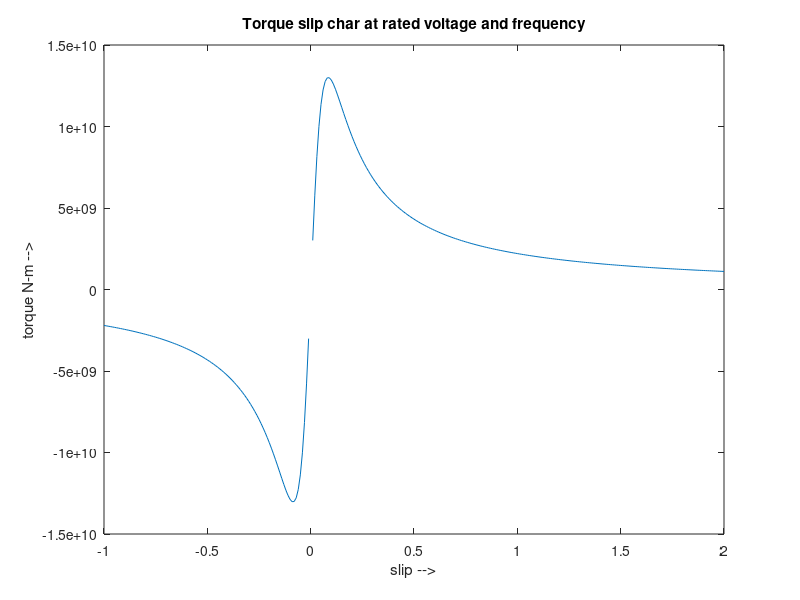

Write MATLAB code to recreate this figure.
s = 2:-0.01:-1;
K = 3*(600)^2 /2*pi*1800;
term1 = 1./(      (0.1035*10^(-3) + 0.01./s).^2 + (0.114 + 0.003247)^2);
term2 = 0.01./s;
torque = K.*term1.*term2;
plot(s, torque)
xlabel('slip -->')
ylabel('torque N-m -->')
title('Torque slip char at rated voltage and frequency')